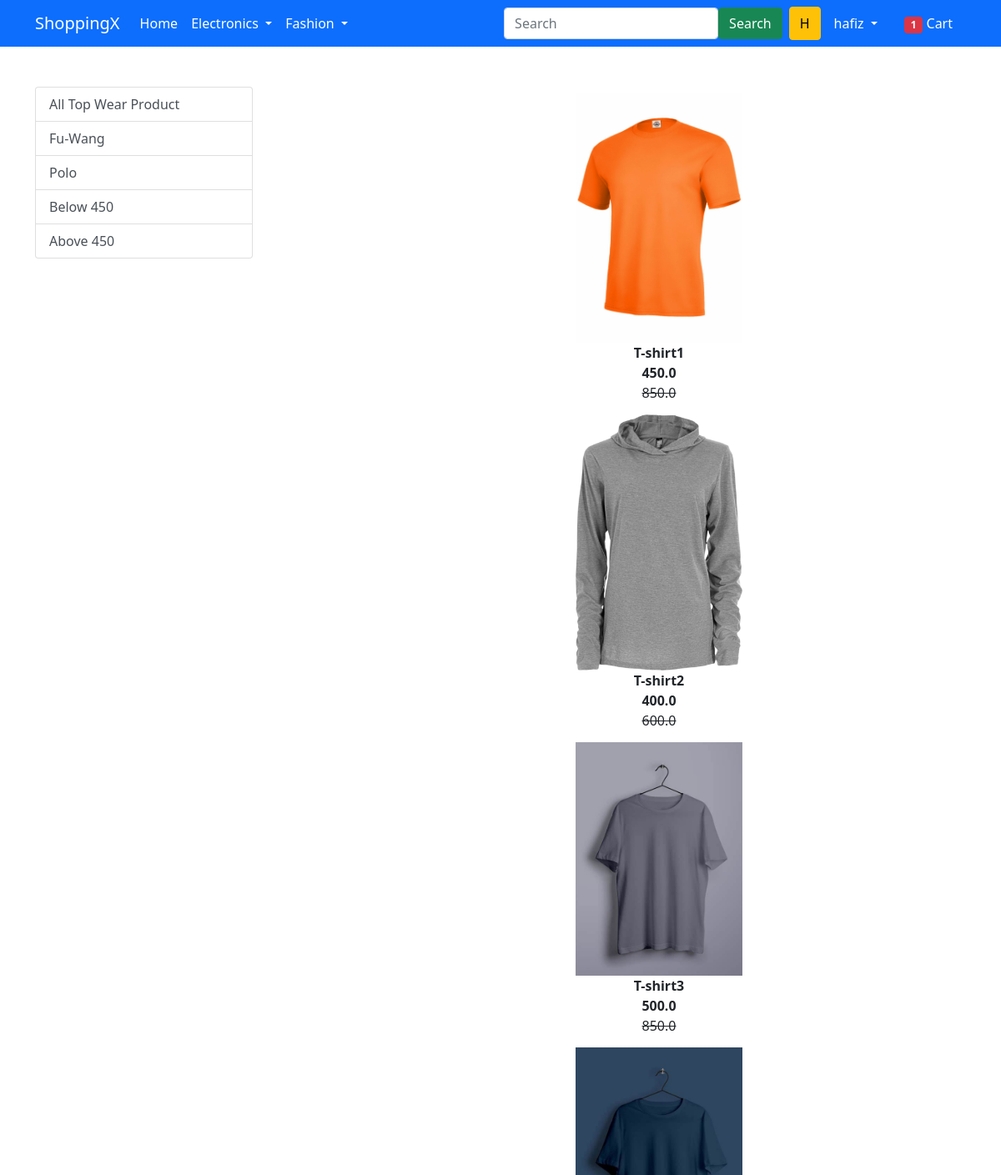
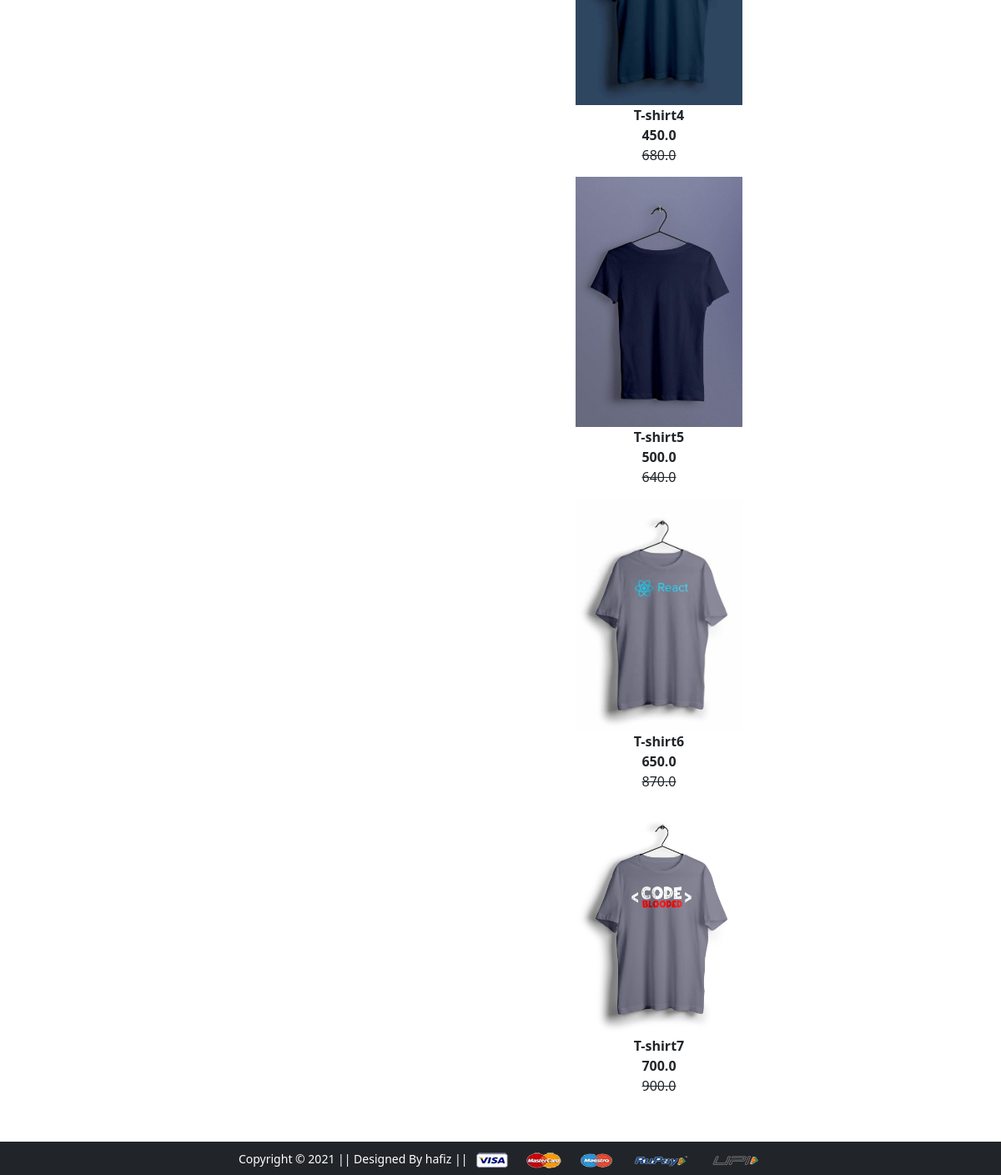
/topwear/ (signed in), run on the app's committed database (2 pictures, top to bottom).
### app/models.py (models this page shows, shortened)
class Product(models.Model):
    title = models.CharField(max_length=250)
    selling_price=models.FloatField()
    discounted_price = models.FloatField()
    description = models.TextField()
    brand = models.CharField(max_length=250)
    category = models.CharField(choices=CATEGORY_CHOICES, max_length=50)
    product_image = models.ImageField(upload_to = 'product_image')

### app/views.py (the view)
# urls.py: path('topwear/', views.topwearfashion, name='topwear'),
def topwearfashion(request, data=None):
    if data == None:
        topwears = Product.objects.filter(category='TW')
    elif data == 'Polo' or data == 'Fu-Wang':
        topwears = Product.objects.filter(category='TW').filter(brand=data)
    elif data == 'below':
        topwears = Product.objects.filter(category='TW').filter(discounted_price__lt=450)
    elif data == 'above':
        topwears = Product.objects.filter(category='TW').filter(discounted_price__gt=450)
    if request.user.is_authenticated:
        totalitem = len(Cart.objects.filter(user=request.user))
    return render(request, 'app/topwear.html', {'topwear': topwears, 'totalitem': totalitem})

### app/templates/app/topwear.html (shortened to what this page needs)
{% extends 'app/base.html' %}
{% load static %}
{% block main-content %}
<div class="container my-5">
 <div class="row">
  <div class="col-sm-3">
   <div class="list-group">
    <a href="{% url 'topwear' %}" class='list-group-item list-group-item-action'>All Top Wear Product</a>
    <a href="{% url 'topweardata' 'Fu-Wang' %}" class='list-group-item list-group-item-action'>Fu-Wang</a>
    <a href="{% url 'topweardata' 'Polo' %}" class='list-group-item list-group-item-action'>Polo</a>
    <a href="{% url 'topweardata' 'below' %}" class='list-group-item list-group-item-action'>Below 450</a>
    <a href="{% url 'topweardata' 'above' %}" class='list-group-item list-group-item-action'>Above 450</a>
   </div>
  </div>
  <div class="col-sm-8 offset-sm-1">
   <div class="row">
    {% for product in topwear %}
        <a href="{% url 'product-detail' product.id %}" class="btn">
            <div class="item">
                <img src="{{product.product_image.url}}" alt="" class='img-fluid' width='200'>
                <div class="fw-bold">{{product.title}}</div>
                <div class="fw-bold">{{product.discounted_price}}</div>
                <div class="fw-light text-decoration-line-through">{{product.selling_price}}</div>
            </div>
        </a>
    {% endfor %}
   </div>
  </div>
 </div>
</div>
{% endblock main-content %}

### app/templates/app/base.html (shortened to what this page needs)
<!doctype html>
{% load static %}
<html lang="en">
  <head>
    <link href="https://cdn.jsdelivr.net/npm/bootstrap@5.0.0-beta1/dist/css/bootstrap.min.css" rel="stylesheet">
    <link rel="stylesheet" href="{% static 'app/css/owl.carousel.min.css' %}">
    <link rel="stylesheet" href="{% static 'app/css/all.min.css' %}">
    <link rel="stylesheet" href="{% static 'app/css/style.css' %}">
  </head>
  <body>
    <nav class="navbar navbar-expand-lg navbar-dark bg-primary">
     <div class="container">
       <a class="navbar-brand" href="/">ShoppingX</a>
       <div class="collapse navbar-collapse" id="navbarSupportedContent">
         <ul class="navbar-nav me-auto mb-2 mb-lg-0">
           <li class="nav-item">
             <a class="nav-link active" aria-current="page" href="/">Home</a>
           </li>
           <li class="nav-item dropdown">
             <a class="nav-link dropdown-toggle text-white" href="#" id="electronicsDropdown" role="button" data-bs-toggle="dropdown" aria-expanded="false">
               Electronics
             </a>
           </li>
           <li class="nav-item dropdown">
             <a class="nav-link dropdown-toggle text-white" href="#" id="fashionDropdown" role="button" data-bs-toggle="dropdown" aria-expanded="false">
               Fashion
             </a>
           </li>
         </ul>
         <form action='{% url 'searchbar' %}' method='GET' class="d-flex me-2">
           <input class="form-control" name='search' type="search" placeholder="Search" aria-label="Search">
            <button type="submit" class='btn btn-success'>Search</button>
         </form>
         <div>
          <ul class="navbar-nav me-auto mb-2 mb-lg-0">
            {% if request.user.is_authenticated %}
              <button class="btn btn-warning" type="submit">{{request.user.username|capfirst|first}}</button>
              <li class="nav-item dropdown mx-2">
                <a class="nav-link dropdown-toggle text-white" href="#" id="profileDropdown" role="button" data-bs-toggle="dropdown" aria-expanded="false">
                  {{request.user.username}}
                </a>
              </li>
              <li class="nav-item mx-2">
              <a href="{% url 'cart' %}" class="nav-link text-white"><span class="badge bg-danger">{{totalitem}}</span> Cart </a>
              </li>
            {% endif %}
          </ul>
         </div>
       </div>
     </div>
    </nav>
    {% block main-content %} {% endblock main-content %}
    <footer class="container-fluid bg-dark text-center p-2 mt-5">
        <small class="text-white">Copyright &copy; 2021 || Designed By hafiz || </small>
        <img src="{% static 'app/images/payment.png' %}" alt="" srcset="" class="img-fluid" height="2px">
    </footer>
  </body>
</html>

### data on the page
Product: product_image (picture), title "T-shirt1", discounted_price "450.0", selling_price "850.0"
Product: product_image (picture), title "T-shirt2", discounted_price "400.0", selling_price "600.0"
Product: product_image (picture), title "T-shirt3", discounted_price "500.0", selling_price "850.0"
Product: product_image (picture), title "T-shirt4", discounted_price "450.0", selling_price "680.0"
Product: product_image (picture), title "T-shirt5", discounted_price "500.0", selling_price "640.0"
Product: product_image (picture), title "T-shirt6", discounted_price "650.0", selling_price "870.0"
Product: product_image (picture), title "T-shirt7", discounted_price "700.0", selling_price "900.0"

### other printed values
{{ request.user.username|capfirst|first }} "H"
{{ request.user.username }} "hafiz"
{{ totalitem }} "1"
